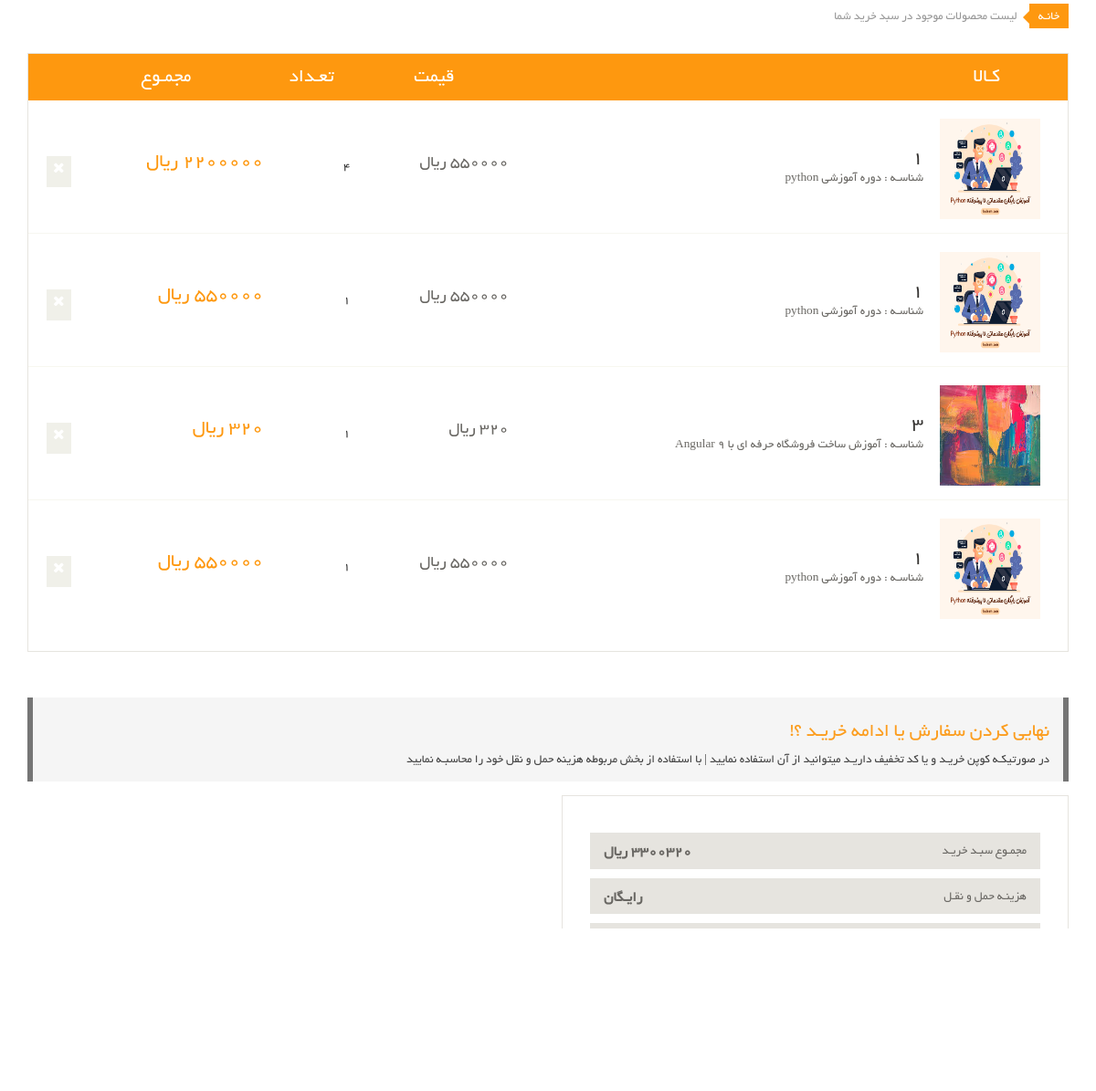
Screenshot of /open-order (signed in) with the database file from the repository.
### eshop_order/models.py (models this page shows, shortened)
class orderdetail(models.Model):
    order = models.ForeignKey(Order, on_delete=models.CASCADE, verbose_name='سبد خرید')
    product = models.ForeignKey(products, on_delete=models.CASCADE, verbose_name='محصول')
    price = models.IntegerField(verbose_name='قیمت محصول')
    count = models.IntegerField(verbose_name='تعداد محصول')
    def get_detail_sum(self):
        return self.count * self.price
    class Meta:
        verbose_name = 'جزییات محصول'
        verbose_name_plural = 'اطلاعات جزییات محصول'

### eshop_products/models.py (models this page shows, shortened)
class products(models.Model):
    title = models.CharField(max_length=150, verbose_name='عنوان')
    description = models.TextField(verbose_name='توضیحات')
    price = models.IntegerField(verbose_name='قیمت')
    image = models.ImageField(upload_to=uplad_image_path, null=True, blank=True, verbose_name='تصویر')
    active = models.BooleanField(default=False, verbose_name='فعال/غیرفعال')
    categoris = models.ManyToManyField(productcategory, blank=True, verbose_name='دسته بندی ها')
    visit_count = models.IntegerField(default=0, verbose_name='تعداد بازدید')
    objects = productmanager()
    class Meta:
        verbose_name = 'محصول'
        verbose_name_plural = 'محصولات'

### eshop_order/views.py (the view)
# urls.py: path('open-order',user_open_order),
@login_required(login_url='/login')
def user_open_order(request):
    context = {
        'order': None,
        'details': None,
        'total': 0
    }
    open_order: Order = Order.objects.filter(owner_id=request.user.id, is_paid=False).first()
    if open_order is not None:
        context['order'] = open_order,
        context['details'] = open_order.orderdetail_set.all()
        context['total'] = open_order.get_total_price()
    return render(request, 'order/user_open_order.html', context)

### eshop_order/models.py (called while the page is built)
    def get_total_price(self):
        amount = 0
        for detail in self.orderdetail_set.all():
            amount += detail.price * detail.count
        return  amount

### eshop_order/templates/order/user_open_order.html
{% extends 'shared/_MainLayout.html' %}
{% block content %}
<section id="cart_items">
		<div class="container">
			<div class="breadcrumbs">
				<ol class="breadcrumb">
				  <li><a href="#">خانـه</a></li>
				  <li class="active">لیست محصولات موجود در سبد خرید شما</li>
				</ol>
			</div>
            {% if order != None and details|length > 0 %}
			    <div class="table-responsive cart_info">
				    <table class="table table-condensed">
					<thead>
						<tr class="cart_menu">
							<td class="image">کـالا</td>
							<td class="description"></td>
							<td class="price">قیمت</td>
							<td class="quantity">تعـداد</td>
							<td class="total">مجمـوع</td>
							<td></td>
						</tr>
					</thead>
					<tbody>
                    {% for detail in details %}
                        <tr>
							<td class="cart_product"  >
								<a href=""><img src="{{ detail.product.image.url }}" alt="" style="width: 110px;height: 110px"></a>
							</td>
							<td class="cart_description">
								<h4><a href="">{{ detail.product.id }}</a></h4>
								<p>شناسـه : {{ detail.product.title }}</p>
							</td>
							<td class="cart_price">
								<p>{{ detail.product.price }} ريال</p>
							</td>
							<td class="cart_quantity">
								<div class="cart_quantity_button">
                                    <spand>{{ detail.count }}</spand>
								</div>
							</td>
							<td class="cart_total">
								<p class="cart_total_price">{{ detail.get_detail_sum }} ريال</p>
							</td>
							<td class="cart_delete">
								<a class="cart_quantity_delete" href=""><i class="fa fa-times"></i></a>
							</td>
						</tr>
                    {% endfor %}
					</tbody>
				</table>
			    </div>
            {% else %}
                <div class="alert alert-warning">
                    <p>هیچ محصولی در سبد خرید شما یافت نشد</p>
                </div>
            {%  endif %}
		</div>
	</section>
	<section id="do_action">
		<div class="container">
			<div class="heading">
				<h3>نهایی کردن سفارش یا ادامه خریـد ؟! </h3>
				<p>در صورتیکـه کوپن خریـد و یا کد تخفیف داریـد میتوانید از آن استفاده نمایید | با استفاده از بخش مربوطه هزینه حمل و نقل خود را محاسبـه نمایید</p>
			</div>
			<div class="row">
				<div class="col-sm-6">
					<div class="total_area">
						<ul>
							<li>مجمـوع سبـد خریـد <span>{{ total }} ريال</span></li>
							<li>هزینـه حمل و نقـل <span>رایـگان</span></li>
							<li>مجمـوع <span>{{ total }} ريال</span></li>
						</ul>
							<a class="btn btn-default check_out" href="/request">پرداخت</a>
					</div>
				</div>
			</div>
		</div>
	</section>
{% endblock %}

### templates/shared/_MainLayout.html (shortened to what this page needs)
{% load static %}
{% load render_partial %}
<!DOCTYPE html>
<html lang="en">
<head>
    {% include 'shared/_HeaderRefrences.html' %}
</head>
<body>
{%  block content %}{% endblock %}
</body>
</html>

### templates/shared/_HeaderRefrences.html (shortened to what this page needs)
{% load static %}
    <link href={% static 'css/bootstrap.min.css' %} rel="stylesheet">
    <link href={% static 'css/font-awesome.min.css' %} rel="stylesheet">
    <link href={% static 'css/prettyPhoto.css' %} rel="stylesheet">
    <link href={% static 'css/price-range.css' %} rel="stylesheet">
    <link href={% static 'css/animate.css' %} rel="stylesheet">
	<link href={% static 'css/main.css' %} rel="stylesheet">
	<link href={% static 'css/responsive.css' %} rel="stylesheet">

### templates/shared/FooterRefrences.html (shortened to what this page needs)
{% load static %}

### assets/css/main.css (style rules this page uses)
body { font-family: 'BYekan'; font-size: 10pt; position: relative; font-weight: normal; direction: rtl; }
ul li { list-style: none; }
a { -webkit-transition: 300ms; -moz-transition: 300ms; -o-transition: 300ms; transition: 300ms; }
h1, h2, h3, h4, h5, h6 { font-family: 'BYekan', sans-serif; }
#do_action { margin-bottom: 50px; }
.breadcrumbs { position: relative; }
.breadcrumbs .breadcrumb { background:transparent; margin-bottom: 50px; padding-right: 0; }
.breadcrumbs .breadcrumb li a { background:#FE980F; color: #FFFFFF; padding: 3px 10px; }
.breadcrumbs .breadcrumb li a:after { content:""; height:auto; width: auto; border-width: 8px; border-style: solid; border-color: transparent #FE980F transparent transparent; position: absolute; top: 11px; right: 42px; }
.breadcrumbs .breadcrumb > li + li:before { content: " "; }
#cart_items .cart_info { border: 1px solid #E6E4DF; margin-bottom: 50px }
#cart_items .cart_info .cart_menu { background: #FE980F; color: #fff; font-size: 16pt; font-family: 'BYekan', sans-serif; font-weight: normal; text-align: center; }
#cart_items .cart_info .table.table-condensed thead tr { height: 51px; }
#cart_items .cart_info .table.table-condensed tr { border-bottom: 1px solid#F7F7F0 }
#cart_items .cart_info .table.table-condensed tr:last-child { border-bottom: 0 }
.cart_info table tr td { border-top: 0 none; vertical-align: inherit; }
#cart_items .cart_info .image { padding-right: 30px; }
#cart_items .cart_info .cart_description h4 { margin-bottom: 0 }
#cart_items .cart_info .cart_description h4 a { color: #363432; font-family: 'BYekan',sans-serif; font-size: 16pt; font-weight: normal; }
#cart_items .cart_info .cart_description p { color:#696763 }
#cart_items .cart_info .cart_price p { color:#696763; font-size: 18px }
#cart_items .cart_info .cart_total_price { color: #FE980F; font-size: 16pt; }
.cart_product { display: block; margin: 15px 25px 10px -50px; }
.cart_delete { display: block; margin-right: -12px; overflow: hidden; }
.cart_delete a { background:#F0F0E9; color: #FFFFFF; padding: 5px 7px; font-size: 16px }
.heading h3 { color: #363432; font-size: 20px; font-family: 'BYekan', sans-serif; }
.heading p { color: #434343; font-size: 10pt; font-weight: 300; }
#do_action .heading { padding: 5px 15px 5px; border-right: 6px solid #757575; border-left: 6px solid #757575; background: #f5f5f5; margin-bottom: 15px; }
#do_action .heading h3 { color: #FC9D1E; font-size: 16pt !important; }
#do_action .col-sm-6 { float: right !important; }
#do_action .total_area { padding-bottom: 14px !important; }
#do_action .total_area span { font-weight: bold; font-size: 12pt; }
#do_action .total_area, #do_action .chose_area { border: 1px solid #E6E4DF; color: #696763; padding: 30px; margin-bottom: 50px; }
.total_area span { float: left; }
.total_area ul { padding-right: 0px; }
.total_area ul li { background:#E6E4DF; color: #696763; margin-top: 10px; padding: 10px 15px; }
.update, .check_out { background: #FE980F; border-radius: 0; color: #FFFFFF; margin-top: 8px; border: none; padding: 8px 15px; font-size: 10pt; }
.total_area .btn { width: 50% }

### rows the page displays
orderdetail: product.image (picture), product.id "1", product "دوره آموزشی python", product.price "550000", count "4"
orderdetail: product.image (picture), product.id "1", product "دوره آموزشی python", product.price "550000", count "1"
orderdetail: product.image (picture), product.id "3", product "آموزش ساخت فروشگاه حرفه ای با Angular 9", product.price "320", count "1"
orderdetail: product.image (picture), product.id "1", product "دوره آموزشی python", product.price "550000", count "1"

### other values shown
{{ total }} "3300320"
